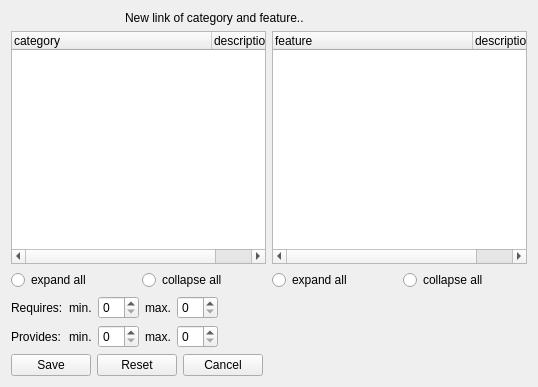
<?xml version="1.0" encoding="UTF-8"?>
<ui version="4.0">
 <class>categories_features_edit_form</class>
 <widget class="QWidget" name="categories_features_edit">
  <property name="geometry">
   <rect>
    <x>0</x>
    <y>0</y>
    <width>538</width>
    <height>387</height>
   </rect>
  </property>
  <property name="windowTitle">
   <string>Edit a category/feature link</string>
  </property>
  <property name="action" stdset="0">
   <string>CategoryFeatureRequest CategoryFeature {category_id={id}; feature_id={featureid}}</string>
  </property>
  <property name="assign:category.selected" stdset="0">
   <string notr="true">id</string>  
  </property>
  <property name="assign:feature.selected" stdset="0">
   <string notr="true">featureid</string>  
  </property>
  <layout class="QGridLayout" name="gridLayout">
   <item row="5" column="0">
    <layout class="QHBoxLayout" name="horizontalLayout">
     <item>
      <widget class="QPushButton" name="link">
       <property name="text">
        <string>Save</string>
       </property>
       <property name="form" stdset="0">
        <string notr="true">_CLOSE_</string>
       </property>
       <property name="action" stdset="0">
        <string notr="true">createCategoryFeature CategoryFeature  {category_id={category.seleted}; feature_id={feature.selected}; description{{main.description}}; min_requires{{main.min_requires}}; max_requires{{main.max_requires}}; min_provides{{main.min_provides}}; max_provides{{main.max_provides}}}}</string>
       </property>
      </widget>
     </item>
     <item>
      <widget class="QPushButton" name="pushButton">
       <property name="text">
        <string>Reset</string>
       </property>
       <property name="action" stdset="0">
        <string>read</string>
       </property>
       <property name="action" stdset="0">
        <string>CategoryFeatureRequest CategoryFeature {category_id={main.id}; feature_id={main.featureid}}</string>
       </property>
      </widget>
     </item>
     <item>
      <widget class="QPushButton" name="cancel">
       <property name="text">
        <string>Cancel</string>
       </property>
       <property name="form" stdset="0">
        <string notr="true">_CLOSE_</string>
       </property>
      </widget>
     </item>
     <item>
      <spacer name="horizontalSpacer">
       <property name="orientation">
        <enum>Qt::Horizontal</enum>
       </property>
       <property name="sizeHint" stdset="0">
        <size>
         <width>40</width>
         <height>20</height>
        </size>
       </property>
      </spacer>
     </item>
    </layout>
   </item>
   <item row="0" column="0">
    <layout class="QHBoxLayout" name="horizontalLayout_2">
     <item>
      <widget class="QLabel" name="label_2">
       <property name="maximumSize">
        <size>
         <width>32</width>
         <height>32</height>
        </size>
       </property>
       <property name="text">
        <string/>
       </property>
       <property name="pixmap">
        <pixmap resource="../qtclient.qrc">:/images/folders.png</pixmap>
       </property>
      </widget>
     </item>
     <item>
      <widget class="QLabel" name="label_3">
       <property name="maximumSize">
        <size>
         <width>32</width>
         <height>32</height>
        </size>
       </property>
       <property name="text">
        <string/>
       </property>
       <property name="pixmap">
        <pixmap resource="../qtclient.qrc">:/images/link_edit.png</pixmap>
       </property>
      </widget>
     </item>
     <item>
      <widget class="QLabel" name="label_4">
       <property name="maximumSize">
        <size>
         <width>32</width>
         <height>32</height>
        </size>
       </property>
       <property name="text">
        <string/>
       </property>
       <property name="pixmap">
        <pixmap resource="../qtclient.qrc">:/images/chart_organisation.png</pixmap>
       </property>
      </widget>
     </item>
     <item>
      <widget class="QLabel" name="label">
       <property name="text">
        <string>New link of category and feature..</string>
       </property>
      </widget>
     </item>
    </layout>
   </item>
   <item row="2" column="0">
    <layout class="QGridLayout" name="gridLayout_2">
     <item row="2" column="1">
      <layout class="QHBoxLayout" name="horizontalLayout_4">
       <item>
        <widget class="QRadioButton" name="ignore_expand_feats">
         <property name="text">
          <string>expand all</string>
         </property>
        </widget>
       </item>
       <item>
        <widget class="QRadioButton" name="ignore_collapse_feats">
         <property name="text">
          <string>collapse all</string>
         </property>
        </widget>
       </item>
      </layout>
     </item>
     <item row="0" column="1">
      <widget class="QTreeWidget" name="feature">
       <property name="enabled">
        <bool>true</bool>
       </property>
       <property name="editTriggers">
        <set>QAbstractItemView::NoEditTriggers</set>
       </property>
       <property name="selectionMode">
        <enum>QAbstractItemView::SingleSelection</enum>
       </property>
       <property name="itemsExpandable">
        <bool>true</bool>
       </property>
       <property name="action" stdset="0">
        <string notr="true">FeatureHierarchyRequest feature {id=1}</string>
       </property>
       <attribute name="headerDefaultSectionSize">
        <number>200</number>
       </attribute>
       <column>
        <property name="text">
         <string>feature</string>
        </property>
       </column>
       <column>
        <property name="text">
         <string>description</string>
        </property>
       </column>
      </widget>
     </item>
     <item row="0" column="0">
      <widget class="QTreeWidget" name="category">
       <property name="itemsExpandable">
        <bool>true</bool>
       </property>
       <property name="action" stdset="0">
        <string notr="true">CategoryHierarchyRequest category {id=1}</string>
       </property>
       <attribute name="headerDefaultSectionSize">
        <number>200</number>
       </attribute>
       <column>
        <property name="text">
         <string>category</string>
        </property>
       </column>
       <column>
        <property name="text">
         <string>description</string>
        </property>
       </column>
      </widget>
     </item>
     <item row="2" column="0">
      <layout class="QHBoxLayout" name="horizontalLayout_3">
       <item>
        <widget class="QRadioButton" name="ignore_expand_category">
         <property name="text">
          <string>expand all</string>
         </property>
        </widget>
       </item>
       <item>
        <widget class="QRadioButton" name="ignore_collapse_cats">
         <property name="text">
          <string>collapse all</string>
         </property>
        </widget>
       </item>
      </layout>
     </item>
    </layout>
   </item>
   <item row="3" column="0">
    <layout class="QFormLayout" name="formLayout">
     <property name="fieldGrowthPolicy">
      <enum>QFormLayout::AllNonFixedFieldsGrow</enum>
     </property>
     <item row="1" column="0">
      <widget class="QLabel" name="label_requires">
       <property name="text">
        <string>Requires:</string>
       </property>
      </widget>
     </item>
     <item row="1" column="1">
      <layout class="QHBoxLayout" name="horizontalLayout_5">
       <item>
        <widget class="QLabel" name="label_min_requires">
         <property name="text">
          <string>min.</string>
         </property>
         <property name="buddy">
          <cstring>min_requires</cstring>
         </property>
        </widget>
       </item>
       <item>
        <widget class="QSpinBox" name="min_requires"/>
       </item>
       <item>
        <widget class="QLabel" name="label_max_requires">
         <property name="text">
          <string>max.</string>
         </property>
         <property name="buddy">
          <cstring>max_requires</cstring>
         </property>
        </widget>
       </item>
       <item>
        <widget class="QSpinBox" name="max_requires"/>
       </item>
       <item>
        <spacer name="horizontalSpacer_2">
         <property name="orientation">
          <enum>Qt::Horizontal</enum>
         </property>
         <property name="sizeHint" stdset="0">
          <size>
           <width>40</width>
           <height>20</height>
          </size>
         </property>
        </spacer>
       </item>
      </layout>
     </item>
     <item row="2" column="0">
      <widget class="QLabel" name="label_7">
       <property name="text">
        <string>Provides:</string>
       </property>
      </widget>
     </item>
     <item row="2" column="1">
      <layout class="QHBoxLayout" name="horizontalLayout_6">
       <item>
        <widget class="QLabel" name="label_min_provides">
         <property name="text">
          <string>min.</string>
         </property>
         <property name="buddy">
          <cstring>min_provides</cstring>
         </property>
        </widget>
       </item>
       <item>
        <widget class="QSpinBox" name="min_provides"/>
       </item>
       <item>
        <widget class="QLabel" name="label_max_provides">
         <property name="text">
          <string>max.</string>
         </property>
         <property name="buddy">
          <cstring>max_provides</cstring>
         </property>
        </widget>
       </item>
       <item>
        <widget class="QSpinBox" name="max_provides"/>
       </item>
       <item>
        <spacer name="horizontalSpacer_3">
         <property name="orientation">
          <enum>Qt::Horizontal</enum>
         </property>
         <property name="sizeHint" stdset="0">
          <size>
           <width>40</width>
           <height>20</height>
          </size>
         </property>
        </spacer>
       </item>
      </layout>
     </item>
    </layout>
   </item>
  </layout>
 </widget>
 <tabstops>
  <tabstop>category</tabstop>
  <tabstop>ignore_expand_category</tabstop>
  <tabstop>ignore_collapse_cats</tabstop>
  <tabstop>feature</tabstop>
  <tabstop>ignore_expand_feats</tabstop>
  <tabstop>ignore_collapse_feats</tabstop>
  <tabstop>min_requires</tabstop>
  <tabstop>max_requires</tabstop>
  <tabstop>min_provides</tabstop>
  <tabstop>max_provides</tabstop>
  <tabstop>link</tabstop>
  <tabstop>cancel</tabstop>
 </tabstops>
 <resources>
  <include location="../qtclient.qrc"/>
  <include location="../qtclient.qrc"/>
 </resources>
 <connections>
  <connection>
   <sender>ignore_expand_category</sender>
   <signal>clicked()</signal>
   <receiver>category</receiver>
   <slot>expandAll()</slot>
   <hints>
    <hint type="sourcelabel">
     <x>44</x>
     <y>267</y>
    </hint>
    <hint type="destinationlabel">
     <x>47</x>
     <y>172</y>
    </hint>
   </hints>
  </connection>
  <connection>
   <sender>ignore_collapse_cats</sender>
   <signal>clicked()</signal>
   <receiver>category</receiver>
   <slot>collapseAll()</slot>
   <hints>
    <hint type="sourcelabel">
     <x>264</x>
     <y>267</y>
    </hint>
    <hint type="destinationlabel">
     <x>159</x>
     <y>172</y>
    </hint>
   </hints>
  </connection>
  <connection>
   <sender>ignore_expand_feats</sender>
   <signal>clicked()</signal>
   <receiver>feature</receiver>
   <slot>expandAll()</slot>
   <hints>
    <hint type="sourcelabel">
     <x>396</x>
     <y>267</y>
    </hint>
    <hint type="destinationlabel">
     <x>305</x>
     <y>172</y>
    </hint>
   </hints>
  </connection>
  <connection>
   <sender>ignore_collapse_feats</sender>
   <signal>clicked()</signal>
   <receiver>feature</receiver>
   <slot>collapseAll()</slot>
   <hints>
    <hint type="sourcelabel">
     <x>526</x>
     <y>267</y>
    </hint>
    <hint type="destinationlabel">
     <x>446</x>
     <y>172</y>
    </hint>
   </hints>
  </connection>
 </connections>
</ui>
